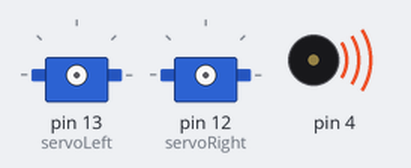
The sketch below on a simulated Arduino Uno, built with avr-gcc and run on an emulated ATmega328P. On the bench: 2 × servo, buzzer (waves = sounding). What the sketch prints to the serial monitor is not drawn.

Above: at 0.1 s.
At 1.1 s:
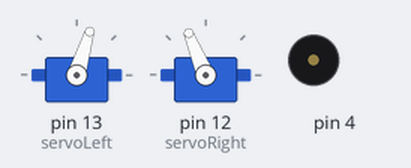
Timing chart, 0 to 2.6 s (numbered marks = the images above):
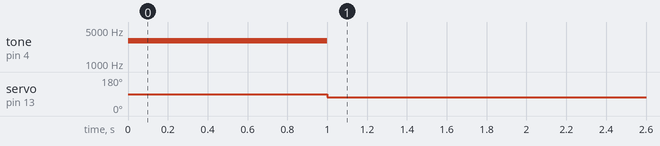

The sketch:

ServosOppositeDirections.ino
```cpp
#include <Servo.h>

Servo servoLeft;
Servo servoRight;

void setup() {

  Serial.begin(9600);
  Serial.println("Beep!");

  tone(4, 3000, 1000);
  delay(1000);

  servoLeft.attach(13);
  servoRight.attach(12);

  servoLeft.writeMicroseconds(1300);
  servoRight.writeMicroseconds(1700);

}

void loop() {
  // put your main code here, to run repeatedly:

}
```

Measured:
- by itself, servo on pin 13 (servoLeft): 90° → 73° at 1.0 s
